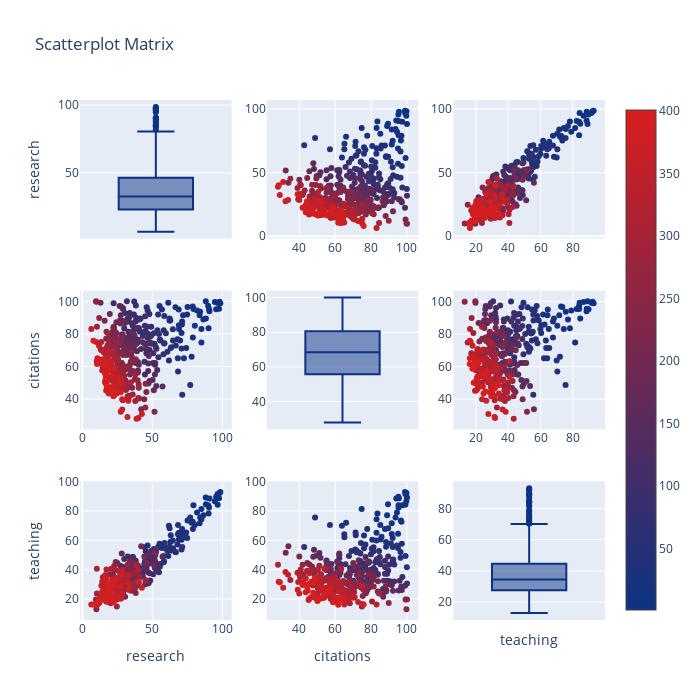

Notebook code for this chart:
### Code cell
iplot(fig)

### Figure 1 — Plotly figure (JSON) as saved in the notebook; plotly's stock layout.template omitted (floating-point values rounded to 4 significant figures; data arrays with more than 128 entries replaced by an {"elided": "..."} marker saying what was removed)
{"data": [{"marker": {"color": "rgb(12, 51, 131)"}, "showlegend": false, "type": "box", "xaxis": "x", "y": {"elided": "401 float values"}, "yaxis": "y"}, {"marker": {"color": {"elided": "401 int values"}, "colorscale": [[0, "rgb(12, 51, 131)"], [1, "rgb(217, 30, 30)"]], "showscale": true, "size": 6}, "mode": "markers", "showlegend": false, "type": "scatter", "x": {"elided": "401 float values"}, "xaxis": "x2", "y": {"elided": "401 float values"}, "yaxis": "y2"}, {"marker": {"color": {"elided": "401 int values"}, "colorscale": [[0, "rgb(12, 51, 131)"], [1, "rgb(217, 30, 30)"]], "showscale": false, "size": 6}, "mode": "markers", "showlegend": false, "type": "scatter", "x": {"elided": "401 float values"}, "xaxis": "x3", "y": {"elided": "401 float values"}, "yaxis": "y3"}, {"marker": {"color": {"elided": "401 int values"}, "colorscale": [[0, "rgb(12, 51, 131)"], [1, "rgb(217, 30, 30)"]], "showscale": false, "size": 6}, "mode": "markers", "showlegend": false, "type": "scatter", "x": {"elided": "401 float values"}, "xaxis": "x4", "y": {"elided": "401 float values"}, "yaxis": "y4"}, {"marker": {"color": "rgb(12, 51, 131)"}, "showlegend": false, "type": "box", "xaxis": "x5", "y": {"elided": "401 float values"}, "yaxis": "y5"}, {"marker": {"color": {"elided": "401 int values"}, "colorscale": [[0, "rgb(12, 51, 131)"], [1, "rgb(217, 30, 30)"]], "showscale": false, "size": 6}, "mode": "markers", "showlegend": false, "type": "scatter", "x": {"elided": "401 float values"}, "xaxis": "x6", "y": {"elided": "401 float values"}, "yaxis": "y6"}, {"marker": {"color": {"elided": "401 int values"}, "colorscale": [[0, "rgb(12, 51, 131)"], [1, "rgb(217, 30, 30)"]], "showscale": false, "size": 6}, "mode": "markers", "showlegend": false, "type": "scatter", "x": {"elided": "401 float values"}, "xaxis": "x7", "y": {"elided": "401 float values"}, "yaxis": "y7"}, {"marker": {"color": {"elided": "401 int values"}, "colorscale": [[0, "rgb(12, 51, 131)"], [1, "rgb(217, 30, 30)"]], "showscale": false, "size": 6}, "mode": "markers", "showlegend": false, "type": "scatter", "x": {"elided": "401 float values"}, "xaxis": "x8", "y": {"elided": "401 float values"}, "yaxis": "y8"}, {"marker": {"color": "rgb(12, 51, 131)"}, "showlegend": false, "type": "box", "xaxis": "x9", "y": {"elided": "401 float values"}, "yaxis": "y9"}], "layout": {"height": 700, "showlegend": true, "title": {"text": "Scatterplot Matrix"}, "width": 700, "xaxis": {"anchor": "y", "domain": [0, 0.2889], "showticklabels": false}, "xaxis2": {"anchor": "y2", "domain": [0.3556, 0.6444]}, "xaxis3": {"anchor": "y3", "domain": [0.7111, 1]}, "xaxis4": {"anchor": "y4", "domain": [0, 0.2889]}, "xaxis5": {"anchor": "y5", "domain": [0.3556, 0.6444], "showticklabels": false}, "xaxis6": {"anchor": "y6", "domain": [0.7111, 1]}, "xaxis7": {"anchor": "y7", "domain": [0, 0.2889], "title": {"text": "research"}}, "xaxis8": {"anchor": "y8", "domain": [0.3556, 0.6444], "title": {"text": "citations"}}, "xaxis9": {"anchor": "y9", "domain": [0.7111, 1], "showticklabels": false, "title": {"text": "teaching"}}, "yaxis": {"anchor": "x", "domain": [0.7333, 1], "title": {"text": "research"}}, "yaxis2": {"anchor": "x2", "domain": [0.7333, 1]}, "yaxis3": {"anchor": "x3", "domain": [0.7333, 1]}, "yaxis4": {"anchor": "x4", "domain": [0.3667, 0.6333], "title": {"text": "citations"}}, "yaxis5": {"anchor": "x5", "domain": [0.3667, 0.6333]}, "yaxis6": {"anchor": "x6", "domain": [0.3667, 0.6333]}, "yaxis7": {"anchor": "x7", "domain": [0, 0.2667], "title": {"text": "teaching"}}, "yaxis8": {"anchor": "x8", "domain": [0, 0.2667]}, "yaxis9": {"anchor": "x9", "domain": [0, 0.2667]}}}
